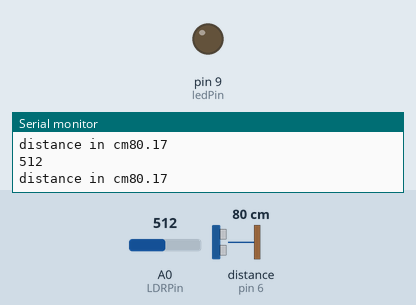
Simulated run of this sketch. Board: Arduino Uno, built with avr-gcc and run on an emulated ATmega328P. Shown: output pins drawn as LEDs (lit = HIGH), the last lines printed to the serial monitor. Wiring (inferred from the names in the program): ultrasonic range finder: trigger pin 5; echo pin 6. The test bench sets the inputs (shaded band); at power-on: distance to the obstacle (sensor on pin 6) 80 cm, A0 (LDRPin) = 512. The echo pulse lasts 58.3 µs per cm; pins used as bus, display or sensor lines are not drawn.

Above: at 1.2 s.
1.3 s: distance to the obstacle (sensor on pin 6) set to 2 cm
At 2.5 s:
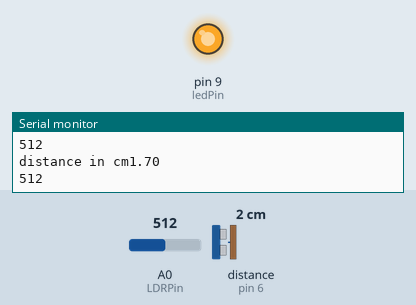
2.8 s: distance to the obstacle (sensor on pin 6) set to 35 cm
At 3.5 s:
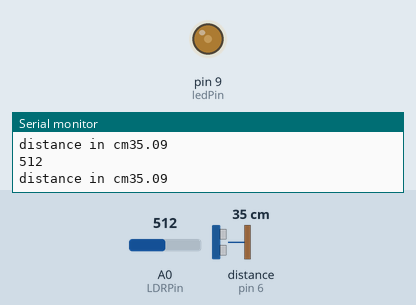
4.3 s: distance to the obstacle (sensor on pin 6) set to 18 cm
At 5.1 s:
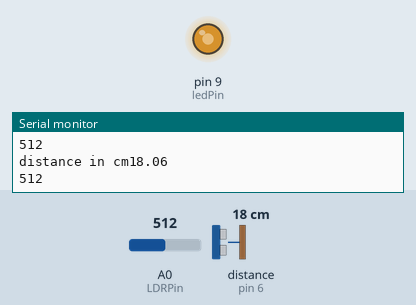
5.8 s: A0 (LDRPin) set to 1010
8.8 s: A0 (LDRPin) set to 0
At 9.0 s:
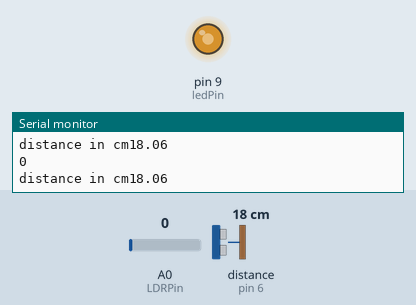
Timing chart, 0 to 11.8 s (numbered marks = the images above; inputs shaded):
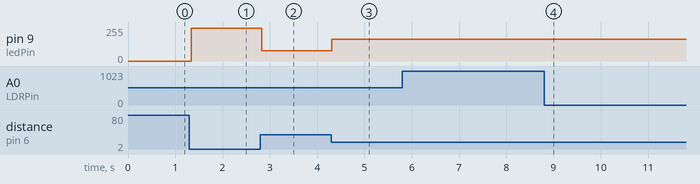

The sketch:

fuzzy.ino
```cpp
#define trig 5
#define echo 6

int LDRPin = A0;
int LDRValue= 0;
void setup()
{
  Serial.begin(9600);
  pinMode(trig,OUTPUT);
  pinMode(echo,INPUT);
}
void loop()
{
  int ledPin = 9;
  float maximumRange = 50.00;
  float minimumRange = 1.0;
  int fadeValue = 0;
  int x = 0;
  float duration;
  float distance;
  digitalWrite(trig,HIGH);
  delayMicroseconds(1000);
  digitalWrite(trig,LOW);
  duration = pulseIn(echo,HIGH);
  distance = (duration/2)/29.1;
  Serial.print("distance in cm");
  Serial.println(distance);
  LDRValue = analogRead(LDRPin);
  Serial.println(LDRValue);
  if (LDRValue<=1000)
  {

  if(distance >= minimumRange && distance <= maximumRange )
  {
    fadeValue=(int)((maximumRange-distance)*255)/maximumRange;
    analogWrite(ledPin, fadeValue);
    delay(30);
  }
  else
  {
    analogWrite(ledPin, 0);
    delay(30);
  }
}
}
```

Measured:
- after the input at 1.3 s, pin 9 (ledPin): 0/255 → 246/255 at once
- after the input at 2.8 s, pin 9 (ledPin): 246/255 → 76/255 at once
- after the input at 4.3 s, pin 9 (ledPin): 76/255 → 162/255 at once
- after the input at 8.8 s, pin 9 (ledPin): 162/255 → 164/255 at once, → 162/255 0.13 s later, → 164/255 0.07 s later
